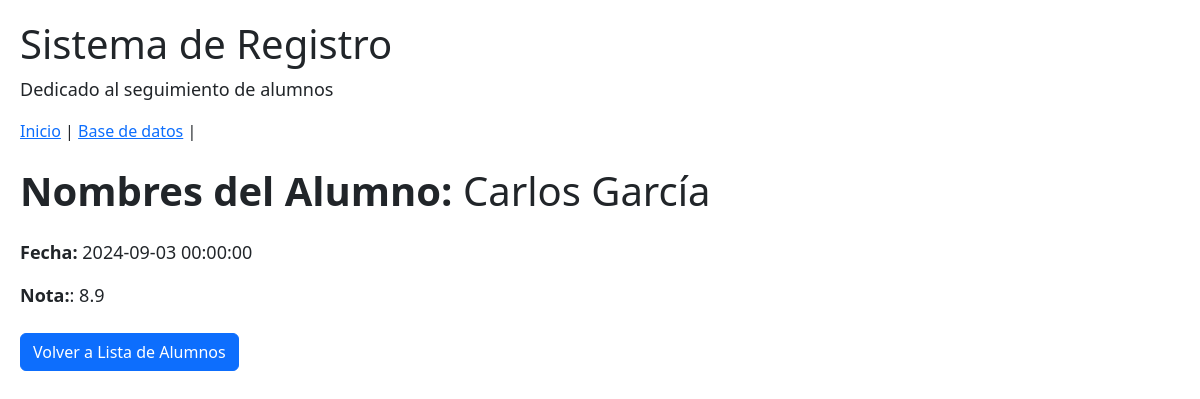
Screenshot of /post/3 with the database file from the repository.
### tables this page shows
CREATE TABLE alumnos (
    id INTEGER PRIMARY KEY AUTOINCREMENT,
    nombre TEXT NOT NULL,
    apellido TEXT NOT NULL,
    aprobado BOOLEAN NOT NULL,
    nota REAL NOT NULL,
    fecha TIMESTAMP NOT NULL
);

### main.py (the view)
@app.route("/post/<int:post_id>", methods=["GET"])
def get_one_post(post_id):
    conn = get_db_connection()
    post = conn.execute('SELECT * FROM alumnos WHERE id = ?', (post_id,)).fetchone()
    print(post)
    if post is None:
        abort(404)
    return render_template("post/post.html", post=post)

### main.py (called while the page is built)
def get_db_connection():
    conn = sqlite3.connect('alumnos.db')
    conn.row_factory = sqlite3.Row
    return conn

### templates/post/post.html
{% extends "base.html" %}
{% block content %}
<h1 class="my-4"><strong>Nombres del Alumno:</strong> {{ post['nombre'] }} {{ post['apellido'] }}</h1>
<p><strong>Fecha:</strong> {{ post['fecha'] }}</p>
<p class="mb-4"><strong>Nota:</strong>: {{ post['nota'] }}</p>
<a href="{{ url_for('get_all_post') }}" class="btn btn-primary">
    Volver a Lista de Alumnos
</a>
{% endblock %}

### static/styles.css (style rules this page uses)
body { font-family: Arial, sans-serif; background-color: #f4f4f4; color: #333; margin: 0; padding: 20px; }
h1 { color: #00b306; }
p { font-size: 18px; }
.btn-primary { background-color: #007bff; border: none; padding: 10px 15px; color: white; cursor: pointer; border-radius: 4px; }

### rows the page displays
alumnos: nombre "Carlos", apellido "García", fecha "2024-09-03 00:00:00", nota "8.9"
